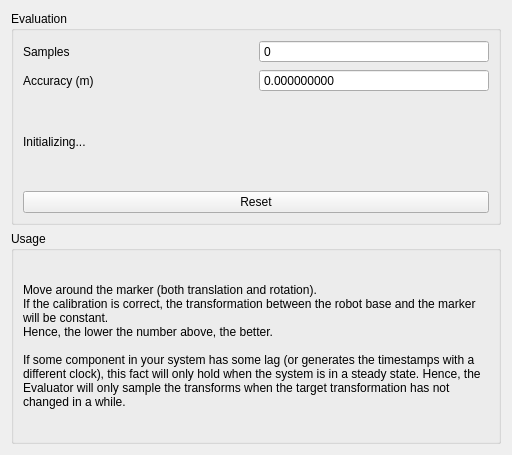
<?xml version="1.0" encoding="UTF-8"?>
<ui version="4.0">
 <class>RqtEasyHandeyeEvaluator</class>
 <widget class="QWidget" name="RqtEasyHandeyeEvaluator">
  <property name="geometry">
   <rect>
    <x>0</x>
    <y>0</y>
    <width>512</width>
    <height>455</height>
   </rect>
  </property>
  <property name="windowTitle">
   <string>Form</string>
  </property>
  <layout class="QVBoxLayout" name="verticalLayout">
   <item>
    <widget class="QGroupBox" name="groupBox_2">
     <property name="title">
      <string>Evaluation</string>
     </property>
     <layout class="QGridLayout" name="gridLayout">
      <item row="1" column="1">
       <widget class="QDoubleSpinBox" name="doubleSpinBox_error">
        <property name="buttonSymbols">
         <enum>QAbstractSpinBox::NoButtons</enum>
        </property>
        <property name="decimals">
         <number>9</number>
        </property>
        <property name="singleStep">
         <double>0.000001000000000</double>
        </property>
        <property name="value">
         <double>0.000000000000000</double>
        </property>
       </widget>
      </item>
      <item row="1" column="0">
       <widget class="QLabel" name="label">
        <property name="text">
         <string>Accuracy (m)</string>
        </property>
       </widget>
      </item>
      <item row="2" column="0" colspan="2">
       <widget class="QLabel" name="label_message">
        <property name="text">
         <string>Initializing...</string>
        </property>
        <property name="wordWrap">
         <bool>true</bool>
        </property>
       </widget>
      </item>
      <item row="0" column="0">
       <widget class="QLabel" name="label_2">
        <property name="text">
         <string>Samples</string>
        </property>
       </widget>
      </item>
      <item row="0" column="1">
       <widget class="QSpinBox" name="spinBox_samples">
        <property name="buttonSymbols">
         <enum>QAbstractSpinBox::NoButtons</enum>
        </property>
       </widget>
      </item>
      <item row="3" column="0" colspan="2">
       <widget class="QPushButton" name="pushButton_reset">
        <property name="text">
         <string>Reset</string>
        </property>
       </widget>
      </item>
     </layout>
    </widget>
   </item>
   <item>
    <widget class="QGroupBox" name="groupBox">
     <property name="title">
      <string>Usage</string>
     </property>
     <layout class="QGridLayout" name="gridLayout_2">
      <item row="0" column="0" colspan="2">
       <widget class="QLabel" name="label_usage">
        <property name="text">
         <string>Move around the marker (both translation and rotation). 
If the calibration is correct, the transformation between the robot base and the marker will be constant.
Hence, the lower the number above, the better.

If some component in your system has some lag (or generates the timestamps with a different clock), this fact will only hold when the system is in a steady state. Hence, the Evaluator will only sample the transforms when the target transformation has not changed in a while.</string>
        </property>
        <property name="wordWrap">
         <bool>true</bool>
        </property>
       </widget>
      </item>
     </layout>
    </widget>
   </item>
  </layout>
 </widget>
 <resources/>
 <connections/>
</ui>
